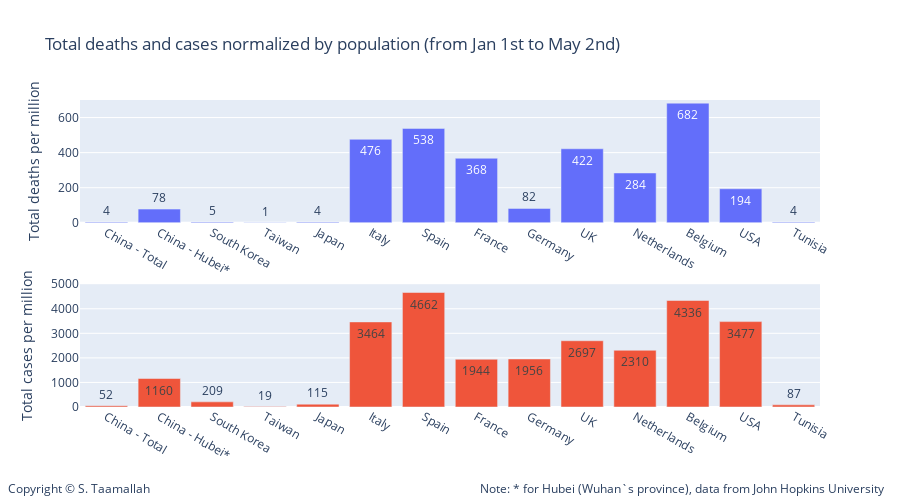

Source (notebook cell):
### Code cell
#df_dict = pd.DataFrame.from_dict(Dict_deaths_normalized_by_pop)
import plotly.express as px
import plotly.graph_objects as go

data=[go.Bar(
            x=list(Dict_deaths_normalized_by_pop.keys()), y=list(Dict_deaths_normalized_by_pop.values()),
            text=list(Dict_deaths_normalized_by_pop.values()),
            textposition='auto',showlegend=False,),
      go.Bar(
            x=list(Dict_cases_normalized_by_pop.keys()), y=list(Dict_cases_normalized_by_pop.values()),
            text=list(Dict_cases_normalized_by_pop.values()),
            textposition='auto',
            xaxis='x3',
            yaxis='y5',
            showlegend=False)
     ]

layout = go.Layout(
    title='Total deaths and cases normalized by population (from Jan 1st to May 2nd)',
    legend=dict(x=.1, y=1.15, orientation="h"), 
    width=900,
    height=500,
    
    annotations=[
        dict(
            x=1.09,
            y=-0.3,
            showarrow=False,
            text='Note: * for Hubei (Wuhan`s province), data from John Hopkins University',
            xref='paper',
            yref='paper'
        ),
        
        dict(
            x=-0.1,
            y=-0.3,
            showarrow=False,
            text='Copyright © S. Taamallah ',
            xref='paper',
            yref='paper'
        )
    ],
    
    # Top left
    xaxis=dict(
        title='',
        domain=[0, 1],
        range=['2020-01-15', '2020-04-15'],
    ),
    yaxis=dict(
        title='Total deaths per million',
        #type='log',
        range=[0,700],
        domain=[0.6, 1],
        anchor='x'
    ),
    yaxis2=dict(
        title = 'Total deaths per million',
        #type='log',
        range=[0,5000],
        overlaying='y',
        side='right'
    ),
    

    # middle left
    xaxis3=dict(
        title='',
        range=['2020-01-15', '2020-04-15'],
        domain=[0, 1],
        anchor='y5'
    ),
    yaxis5=dict(
        #type='log',
        title = 'Total cases per million',
        domain=[0, 0.4],
        range=[0,5000],
        anchor='x3'
    ),
    yaxis6=dict(
        title = 'Total cases per million',
        domain=[0.375, 0.625],
        overlaying='y5',
        range=[-600,600],
        side='right',
        anchor='x3'
    ),
   
)

fig = go.Figure(data=data, layout=layout)

fig.show()

from plotly.offline import plot
plot(fig, filename="STaamallah_covid19_analysis_chart_7_20200426.html", auto_open = False)

### Figure 1 — Plotly figure (JSON) as saved in the notebook; plotly's stock layout.template omitted (floating-point values rounded to 4 significant figures)
{"data": [{"showlegend": false, "text": ["4", "78", "5", "1", "4", "476", "538", "368", "82", "422", "284", "682", "194", "4"], "textposition": "auto", "type": "bar", "x": ["China - Total", "China - Hubei*", "South Korea", "Taiwan", "Japan", "Italy", "Spain", "France", "Germany", "UK", "Netherlands", "Belgium", "USA", "Tunisia"], "y": [4, 78, 5, 1, 4, 476, 538, 368, 82, 422, 284, 682, 194, 4]}, {"showlegend": false, "text": ["52", "1160", "209", "19", "115", "3464", "4662", "1944", "1956", "2697", "2310", "4336", "3477", "87"], "textposition": "auto", "type": "bar", "x": ["China - Total", "China - Hubei*", "South Korea", "Taiwan", "Japan", "Italy", "Spain", "France", "Germany", "UK", "Netherlands", "Belgium", "USA", "Tunisia"], "xaxis": "x3", "y": [52, 1160, 209, 19, 115, 3464, 4662, 1944, 1956, 2697, 2310, 4336, 3477, 87], "yaxis": "y5"}], "layout": {"annotations": [{"showarrow": false, "text": "Note: * for Hubei (Wuhan`s province), data from John Hopkins University", "x": 1.09, "xref": "paper", "y": -0.3, "yref": "paper"}, {"showarrow": false, "text": "Copyright © S. Taamallah ", "x": -0.1, "xref": "paper", "y": -0.3, "yref": "paper"}], "height": 500, "legend": {"orientation": "h", "x": 0.1, "y": 1.15}, "title": {"text": "Total deaths and cases normalized by population (from Jan 1st to May 2nd)"}, "width": 900, "xaxis": {"autorange": true, "domain": [0, 1], "range": [-0.5, 13.5], "title": {"text": ""}, "type": "category"}, "xaxis3": {"anchor": "y5", "autorange": true, "domain": [0, 1], "range": [-0.5, 13.5], "title": {"text": ""}, "type": "category"}, "yaxis": {"anchor": "x", "domain": [0.6, 1], "range": [0, 700], "title": {"text": "Total deaths per million"}, "type": "linear"}, "yaxis2": {"overlaying": "y", "range": [0, 5000], "side": "right", "title": {"text": "Total deaths per million"}}, "yaxis5": {"anchor": "x3", "domain": [0, 0.4], "range": [0, 5000], "title": {"text": "Total cases per million"}, "type": "linear"}, "yaxis6": {"anchor": "x3", "domain": [0.375, 0.625], "overlaying": "y5", "range": [-600, 600], "side": "right", "title": {"text": "Total cases per million"}}}}
